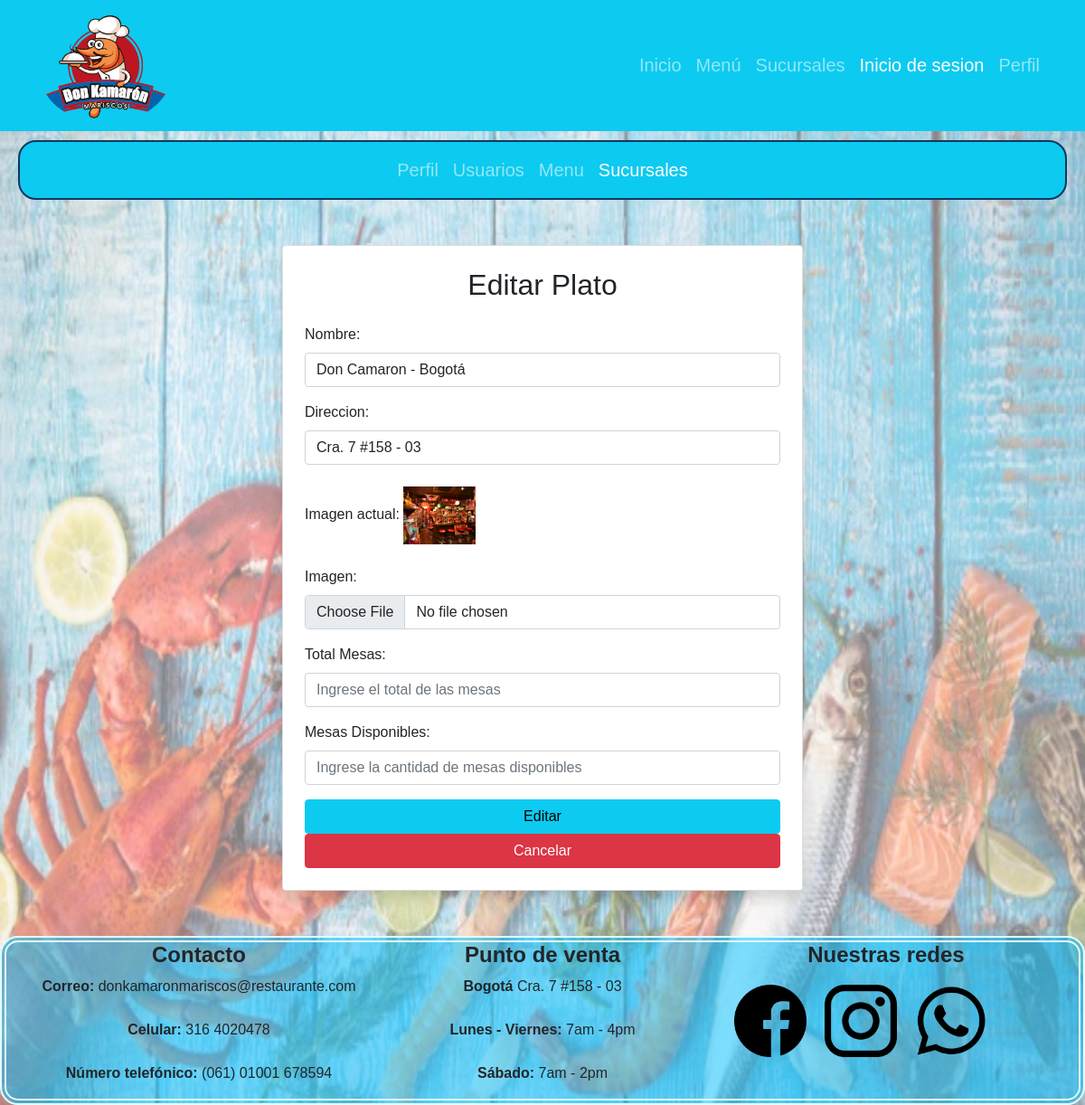
Page /vista/editar_sucursal.php?id_sucursal=1 on the committed database.
### tables this page shows
CREATE TABLE `sucursal` (
  `id_sucursal` int(5) NOT NULL,
  `nombre` varchar(30) DEFAULT NULL,
  `direccion` varchar(50) DEFAULT NULL,
  `imagen` varchar(255) DEFAULT NULL
);

### configuracion/conexion.php (called while the page is built, shortened)
<?php
class Database{
    private static $host = "localhost";
    private static $user_name = "root";
    private static $db_name = "don_camaron";
    private static $password = "";
    private static $charset = "utf8mb4";
    private static $pdo = null;
    public static function connect(){
        if(self::$pdo === null){
            try{
                 $dn = "mysql:host=" . self::$host . ";dbname=" . self::$db_name . ";charset=" . self::$charset;
                self::$pdo = new PDO($dn, self::$user_name, self::$password);
                self::$pdo -> setAttribute(PDO::ATTR_ERRMODE, PDO::ERRMODE_EXCEPTION);
            }
            catch(PDOException $e){
                die("Error de conexion: " .$e -> getMessage());
            }
        }
        return self::$pdo;
    }
}
?>

### modelo/sucursal.php (called while the page is built, shortened)
<?php
require_once "../configuracion/conexion.php";
class Sucursal{
    private $db;
    public function __construct() {
       $this -> db = Database::connect();
    }
    public function obtener_sucursal_id($id_sucursal) {
        $sql = "SELECT * FROM sucursal WHERE id_sucursal = :id_sucursal";
        $stmt = $this->db->prepare($sql);
        $stmt->execute([':id_sucursal'=>$id_sucursal]);
        $resu = $stmt->fetchAll(PDO::FETCH_ASSOC);
        return $resu;
    }
}

### vista/editar_sucursal.php (the view, shortened to what this page needs)
<?php
$sucursal_controlador = new Sucursal();
$id_sucursal = $_GET['id_sucursal'];
$sucursal = $sucursal_controlador->obtener_sucursal_id($id_sucursal);
?>
<!DOCTYPE html>
<html lang="en">
<head>
    <link rel="stylesheet" href="./bootstrap-5.0.2-dist/css/bootstrap.min.css">
    <link rel="stylesheet" href="./css/style.css">
</head>
<body>
    <nav class="navbar navbar-expand-lg bg-info navbar-dark">
        <div class="container">
            <a class="navbar-brand" href="#">
                <img src="./img/doncamaron.png" alt="logo" style="width: 150px;" class="rounded-pill">
            </a>
            <div class="collapse navbar-collapse" id="navbarNav">
                <ul class="navbar-nav ms-auto">
                    <li class="nav-item"><a class="nav-link" href="../index.php">Inicio</a></li>
                    <li class="nav-item"><a class="nav-link" href="./menu.php">Menú</a></li>
                    <li class="nav-item"><a class="nav-link" href="./sucursal.php">Sucursales</a></li>
                    <li class="nav-item"><a class="nav-link active" href="./Inicio_sesion.php">Inicio de sesion</a></li>
                    <li class="nav-item"><a class="nav-link" href="./perfil.php">Perfil</a></li>
                </ul>
            </div>
        </div>
    </nav>
    <nav class="navbar navbar-expand-lg bg-info navbar-dark" style="margin:10px 20px; border-radius: 20px; border: solid 2px rgb(13, 56, 94);">
        <div class="container">
            <div class="collapse navbar-collapse" id="navbarNav2">
                <ul class="navbar-nav mx-auto">
                    <li class="nav-item"><a class="nav-link" href="./perfil_admin.php">Perfil</a></li>
                    <li class="nav-item"><a class="nav-link" href="./panel_usuarios.php">Usuarios</a></li>
                    <li class="nav-item"><a class="nav-link" href="./panel_menu.php">Menu</a></li>
                    <li class="nav-item"><a class="nav-link active" href="#">Sucursales</a></li>
                </ul>
            </div>
        </div>
    </nav>
    <div class="container contact-container">
        <div class="card shadow p-4">
            <h2 class="text-center mb-4">Editar Plato</h2>
            <form action="../controlador/acciones_sucursal.php?accion=editar" method="POST" enctype="multipart/form-data">
                <div class="mb-3">
                    <label for="nombre" class="form-label">Nombre:</label>
                    <input type="text" class="form-control" id="nombre" placeholder="Ingrese el nombre" name="nombre" value="<?php echo $sucursal[0]['nombre']; ?>" required>
                </div>
                <div class="mb-3">
                    <label for="direccion" class="form-label">Direccion:</label>
                    <input type="text" class="form-control" id="direccion" placeholder="Ingrese la direccion" name="direccion" value="<?php echo $sucursal[0]['direccion']; ?>" required>
                </div>
                <div class="mb-3">
                    <label class="form-label">Imagen actual:</label>
                    <img src="../uploads/<?php echo $sucursal[0]['imagen']; ?>"class='img-fluid' alt='' style='width: 80px; height: 80px; object-fit: contain; border-radius: 8px;'>
                </div>
                <div class="mb-3">
                    <label for="imagen" class="form-label">Imagen:</label>
                    <input type="file" class="form-control" id="imagen" placeholder="Ingrese la imagen" name="imagen" accept="image/*" required>
                </div>
                <div class="mb-3">
                    <label for="total_mesas" class="form-label">Total Mesas:</label>
                    <input type="number" class="form-control" id="total_mesas" placeholder="Ingrese el total de las mesas" name="total_mesas" value="<?php echo $sucursal[0]['total_mesas']; ?>" required>
                </div>
                <div class="mb-3">
                    <label for="mesas_disponibles" class="form-label">Mesas Disponibles:</label>
                    <input type="number" class="form-control" id="mesas_disponibles" placeholder="Ingrese la cantidad de mesas disponibles" name="mesas_disponibles" value="<?php echo $sucursal[0]['mesas_disponibles']; ?>" required>
                </div>
                <button type="submit" onclick="return confirmar_edicion()" class="btn btn-info w-100">Editar</button>
                <button type="button" onclick="cancelar_edicion()" class="btn btn-danger w-100">Cancelar</button>
            </form>
        </div>
    </div>
    <footer class="text-center footer-style"  style="border: solid lightcyan; border-style: double; border-radius: 20px; border-width: 7px; background:rgba(0, 191, 255, 0.5);">
        <div class="container">
          <div class="row">
         <div class="col-md-4 footer-col">
         <h4><b>Contacto</b></h4>
         <p>
            <b>Correo:</b> donkamaronmariscos@restaurante.com
            <br>
            <br>
            <b>Celular:</b> 316 4020478
            <br>
            <br>
            <b>Número telefónico:</b> (061) 01001 678594
         </p>
          </div>
          <div class="col-md-4 footer-col">
              <h4><b>Punto de venta</b></h4>
              <p>
                  <b>Bogotá</b> Cra. 7 #158 - 03
                  <br>
                  <br>
                  <b>Lunes - Viernes:</b> 7am - 4pm
                  <br>
                  <br>
                  <b>Sábado:</b> 7am - 2pm
              </p>
          </div>
          <div class="col-md-4 footer-col">
              <h4><b>Nuestras redes</b></h4>
              <ul class="list-inline d-flex" style="align-items: center; padding: 10px;">
                  <li>
                      <img src="./img/feis.png" class="img-fluid" alt="feis" style="width: 80px; margin-right: 10px;">
                  </li>
                  <li>
                      <img src="./img/insta.png" class="img-fluid" alt="insta" style="width: 80px; margin-left: 10px; margin-right: 10px;">
                  </li>
                  <li>
                      <img src="./img/wasat.png" class="img-fluid" alt="yutu" style="width: 80px; margin-left: 10px;">
                  </li>
              </ul>
          </div>
      </footer>
</body>
</html>

### vista/css/style.css (style rules this page uses)
* { padding: 0; margin: 0; box-sizing: border-box; text-decoration: none; }
nav { font-size: 20px; }

### vista/editar_sucursal.php (style rules this page uses)
body { font-family: 'Gill Sans', 'Gill Sans MT', Calibri, 'Trebuchet MS', sans-serif; }
.contact-container { max-width: 600px; margin: 50px auto; }

### rows in the picture
sucursal: nombre "Don Camaron - Bogotá", direccion "Cra. 7 #158 - 03", imagen (picture)
